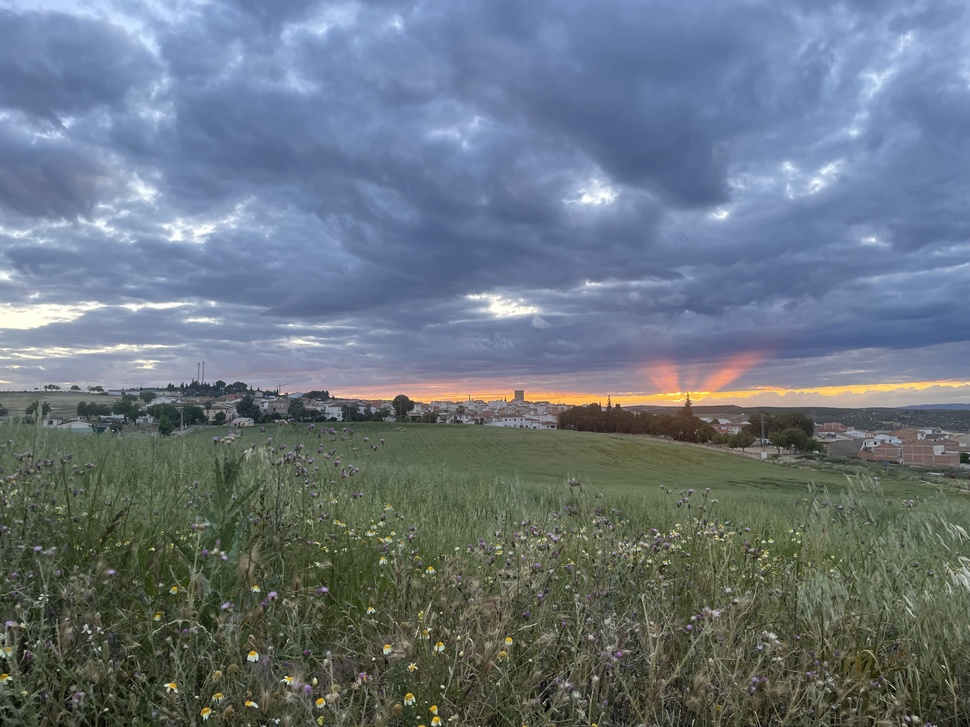
#> input picture ejercicioscapitulo7/imagen.jpg, 970 x 727 px, shrunk from 4032 x 3024 before the run
$ python dividir.py
#> lines starting #> are read from the running program, lines starting #| are printed output that depends on the picture
#dividir.py
import cv2
import numpy as np
import matplotlib.pyplot as plt

img = cv2.imread('imagen.jpg')
#> img is the input picture: shape (727, 970, 3); mean B, G, R 127.4, 117, 105.8

b, g, r = cv2.split(img)
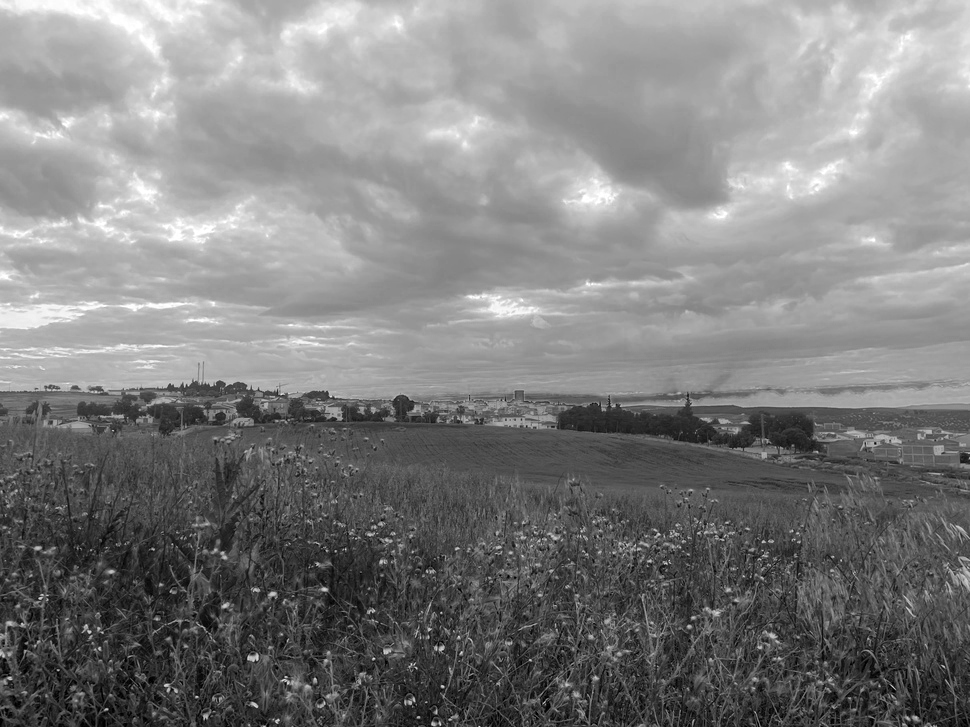
#> b: shape (727, 970); min 0, max 255, mean 127.4
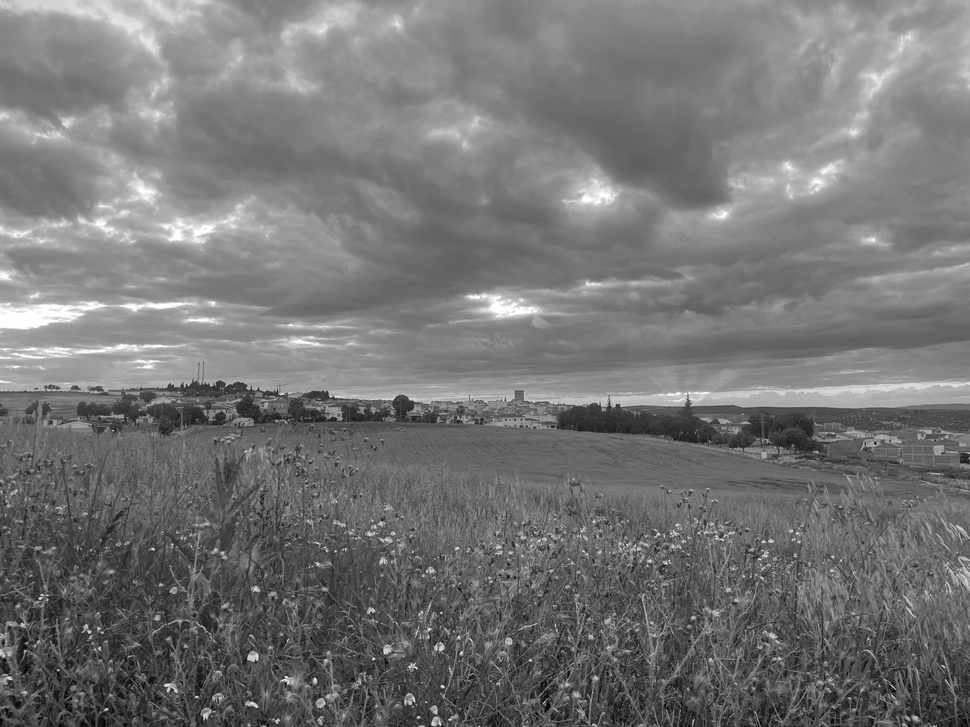
#> g: shape (727, 970); min 0, max 255, mean 117
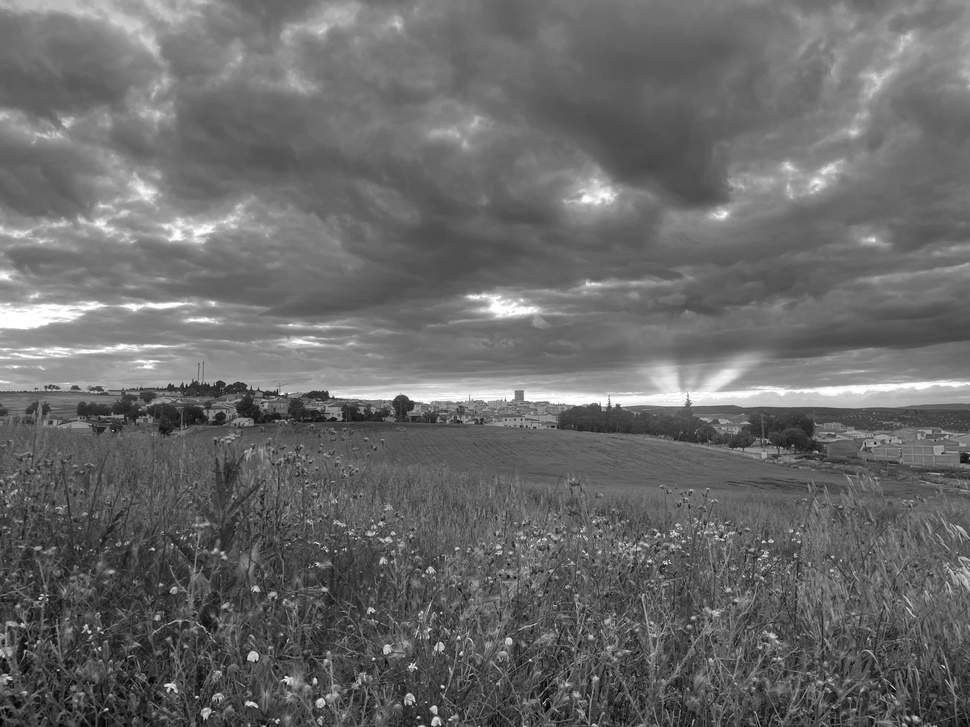
#> r: shape (727, 970); min 0, max 255, mean 105.8

plt.figure(figsize=(12,4))
plt.subplot(131); plt.imshow(b, cmap='Blues'); plt.axis('off')
plt.subplot(132); plt.imshow(g, cmap='Greens'); plt.axis('off')
plt.subplot(133); plt.imshow(r, cmap='Reds'); plt.axis('off')
plt.show()
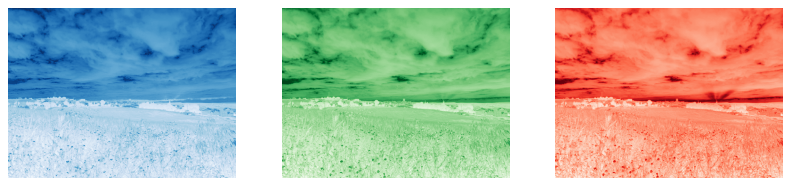
#> figure drawn by matplotlib, 3 panels
